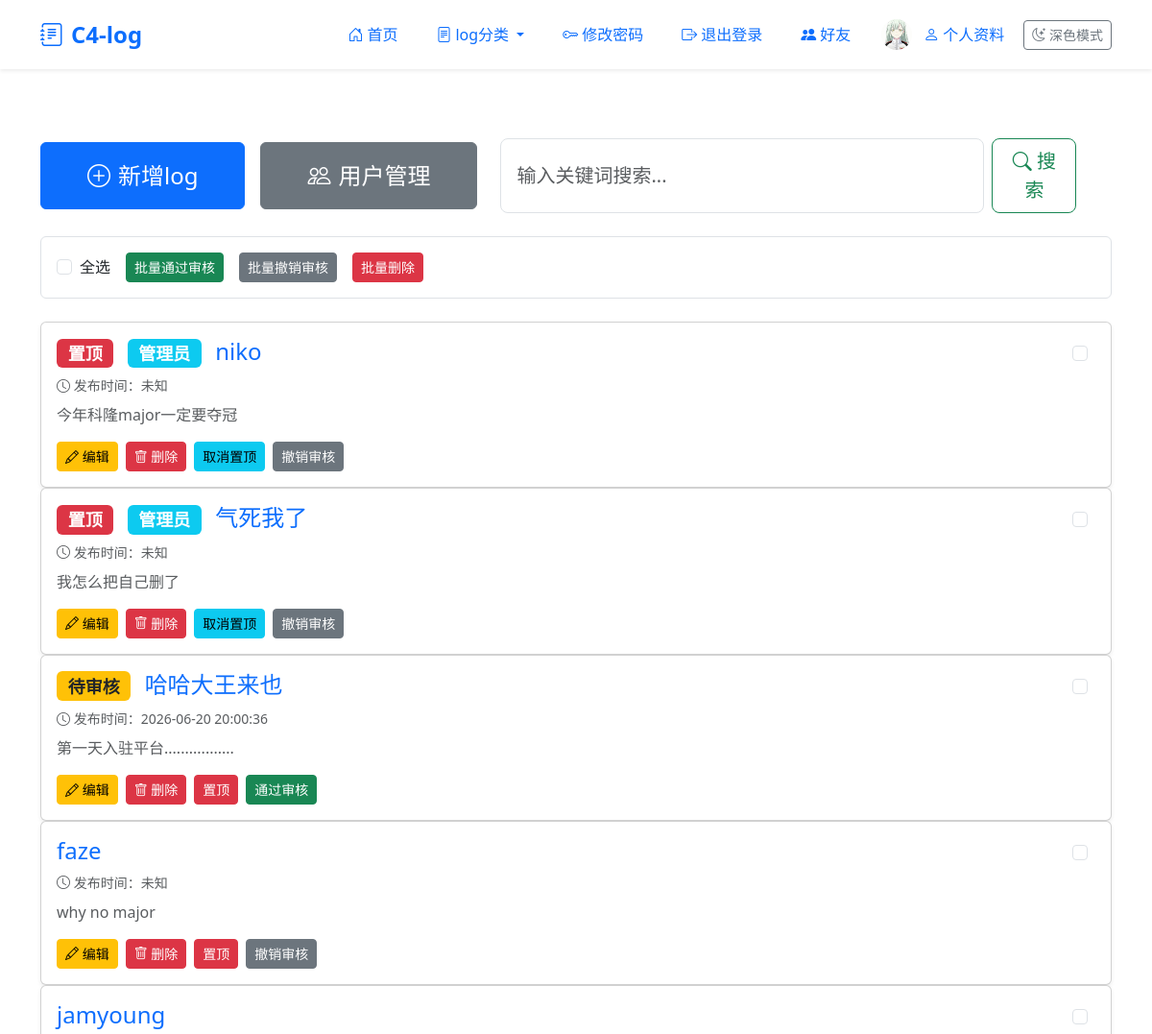
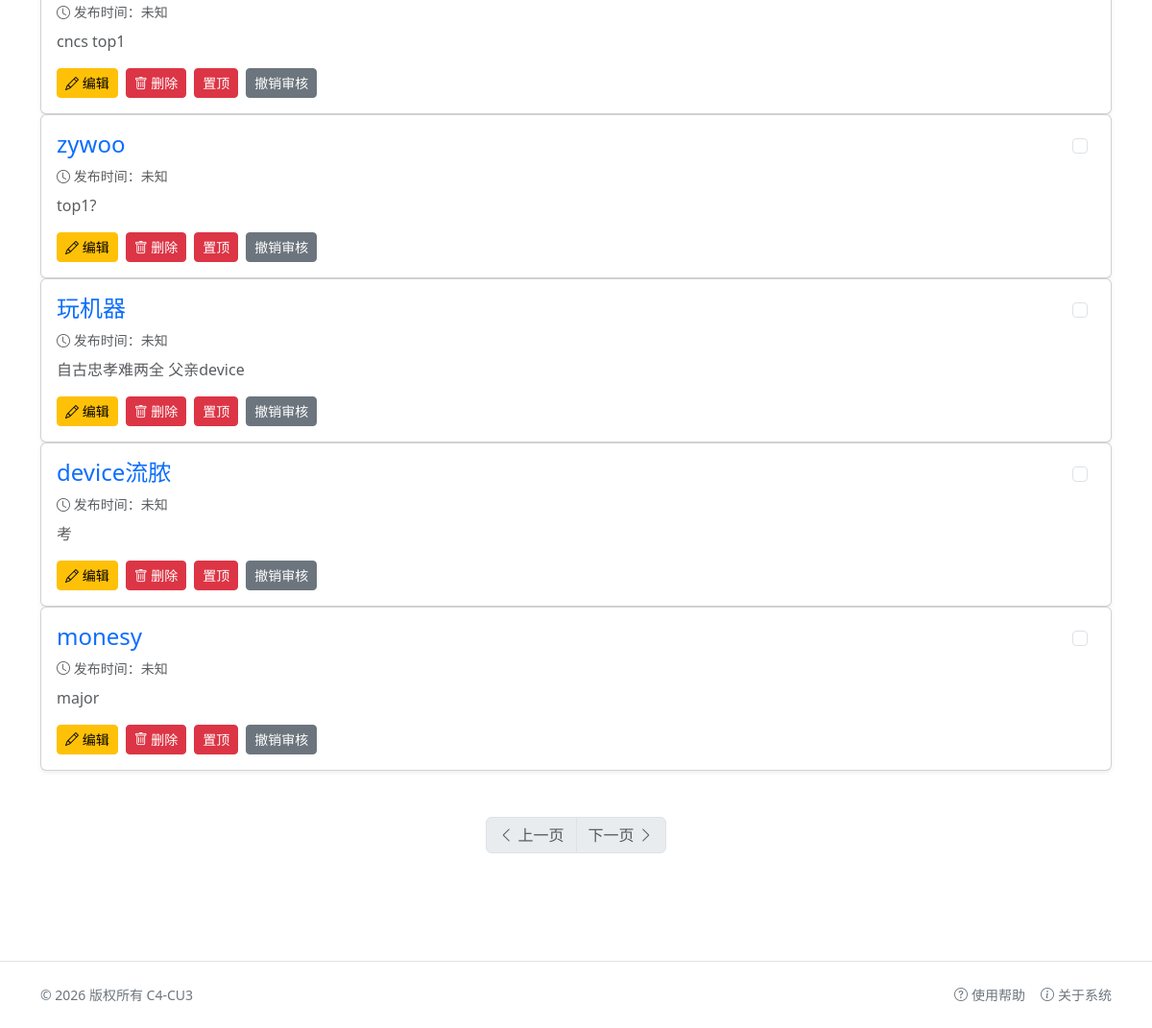
/c4-log/ (signed in), run on the app's committed database (2 pictures, top to bottom).
### tables this page shows
CREATE TABLE user(id integer primary key autoincrement, name, password, is_admin INTEGER DEFAULT 0, email TEXT, email_code TEXT, email_expire INTEGER, avatar TEXT DEFAULT '', reset_token TEXT DEFAULT NULL, reset_expire TEXT DEFAULT NULL);

CREATE TABLE blog(id integer primary key autoincrement, title, content,uid interger, is_top INTEGER DEFAULT 0, is_review INTEGER DEFAULT 0, create_time TEXT DEFAULT '', istop INTEGER DEFAULT 0, isreview INTEGER DEFAULT 1, category TEXT DEFAULT '默认随笔');

### controller_blog.py (the view, shortened to what this page needs)
@controller_blog.route('/')
def index():
    args = request.args
    key = args.get("key", "")
    page = int(args.get("page", "1"))
    if page < 1:
        page = 1
    number_per_page = 10
    offset = (page - 1) * number_per_page
    limit = number_per_page
    key1 = f"%{key}%"
    key2 = f"%{key}%"
    is_login = 'uid' in session
    is_admin = False
    if is_login:
        user_row = db.query_sql("SELECT is_admin FROM user WHERE id = ?", [session["uid"]])
        if user_row and user_row[0][0] == 1:
            is_admin = True
    if is_admin:
        sql_count = "SELECT count(*) FROM blog WHERE title LIKE ? OR content LIKE ?"
        sql_list = """
        SELECT id,title,content,uid,istop,isreview,create_time
        FROM blog
        WHERE (title LIKE ? OR content LIKE ?)
        ORDER BY istop DESC, isreview ASC, id DESC
        LIMIT ?,?
        """
        count_params = [key1, key2]
        list_params = [key1, key2, offset, limit]
    total_count = db.query_sql(sql_count, count_params)
    total_count = total_count[0][0] if total_count else 0
    total_page = (total_count + number_per_page - 1) // number_per_page
    if page > total_page and total_page > 0:
        page = total_page
    blogs = db.query_sql(sql_list, list_params)
    return render_template(
        "index.html",
        blogs=blogs,
        page=page,
        total_page=total_page,
        total_count=total_count,
        is_login=is_login,
        is_admin=is_admin
    )

### app.py (called while the page is built)
@app.context_processor
def inject_now():
    return {'now': datetime.now()}

@app.context_processor
def inject_user_info():
    is_login = 'uid' in session
    is_admin = False
    if is_login:
        import db
        user = db.query_sql("select is_admin from user where id = ?", [session['uid']])
        is_admin = user[0][0] if user else False
    return {'now': datetime.now(), 'is_login': is_login, 'is_admin': is_admin}

@app.context_processor
def inject_user_info():
    is_login = "uid" in session
    is_admin = False
    if is_login:
        import db
        res = db.query_sql("SELECT is_admin FROM user WHERE id = ?", [session["uid"]])
        if res and res[0][0] == 1:
            is_admin = True
    return {"now": datetime.now(), "is_login": is_login, "is_admin": is_admin}

@app.context_processor
def inject_user():
    user_info = None
    if "uid" in session:
        res = db.query_sql("SELECT avatar, name FROM user WHERE id = ?", [session["uid"]])
        if res:
            avatar = res[0][0]
            name = res[0][1]
            user_info = {
                "avatar": avatar,
                "name": name
            }
    return dict(user_info=user_info)

### db.py (called while the page is built)
def query_sql(sql,param=[]):
    conn = sqlite3.connect("blog.db")
    cur = conn.cursor()
    cur.execute(sql, param)
    data = cur.fetchall()
    cur.close()
    conn.close()
    return data

### templates/index.html (shortened to what this page needs)
{% extends 'layout.html' %}
{% block content %}
<div class="mt-4 mb-4 d-flex flex-wrap align-items-center gap-4">
    {% if session.get('uid') %}
    <div class="d-flex gap-3 flex-wrap">
        <a href="{{url_for('c4-log.add')}}" class="btn btn-primary fs-4 px-5 py-3">
            <i class="bi bi-plus-circle me-2"></i>新增log
        </a>
        {% if session['uid'] == 7 or is_admin %}
        <a href="{{url_for('user.user_list')}}" class="btn btn-secondary fs-4 px-5 py-3">
            <i class="bi bi-people me-2"></i>用户管理
        </a>
        {% endif %}
        {% endif %}
    </div>
    <div style="min-width: 320px; flex:1; max-width:600px;">
        <form action="{{url_for('c4-log.index')}}" method="get" class="d-flex gap-2">
            <input type="text" name="key" class="form-control form-control-lg" placeholder="输入关键词搜索..." aria-label="search" value="{{ request.args.get('key', '') }}">
            <button type="submit" class="btn btn-outline-success btn-lg">
                <i class="bi bi-search"></i> 搜索
            </button>
        </form>
    </div>
</div>
{% if is_admin %}
<form id="batchForm" action="{{url_for('c4-log.batch_operate')}}" method="post" class="mb-4 p-3 border rounded bg-body text-body border-subtle">    <input type="hidden" name="op_type" id="actionType">
    <div class="d-flex gap-3 align-items-center flex-wrap">
        <div class="form-check">
            <input class="form-check-input" type="checkbox" id="checkAll">
            <label class="form-check-label" for="checkAll">全选</label>
        </div>
        <button class="btn btn-sm btn-success" onclick="setAction('batch_review')">批量通过审核</button>
        <button class="btn btn-sm btn-secondary" onclick="setAction('batch_unreview')">批量撤销审核</button>
        <button class="btn btn-sm btn-danger" onclick="return confirm('确定批量删除选中日志？') && setAction('batch_delete')">批量删除</button>
    </div>
</form>
{% endif %}
{% for blog in blogs %}
<div class="col-12">
    <div class="card shadow-sm">
        <div class="card-body d-flex justify-content-between align-items-start gap-4">
            <div class="flex-grow-1">
                <h3 class="card-title h4">
                    {% if blog[4] == 1 %}
                        <span class="badge bg-danger me-2">置顶</span>
                    {% endif %}
                    {% if blog[5] == 0 %}
                        <span class="badge bg-warning text-dark me-2">待审核</span>
                    {% endif %}
                    {% if blog[3] == 7 or (is_admin and blog[3] == session.uid) %}
                        <span class="badge bg-info text-white me-2">管理员</span>
                    {% endif %}
                    <a href="{{url_for('c4-log.detail', blog_id=blog[0])}}" class="text-decoration-none link-primary">
                        {{blog[1]}}
                    </a>
                </h3>
                <p class="text-muted small mb-2">
                    <i class="bi bi-clock"></i> 发布时间：{{ blog[6] or '未知' }}
                </p>
                <p class="card-text text-muted">{{blog[2]|truncate(200)}}</p>
                {% if session.get('uid') %}
                <div class="d-flex gap-2 mt-3">
                    {% if blog[3] == session.uid or is_admin %}
                    <a href="{{url_for('c4-log.edit', id=blog[0])}}" class="btn btn-sm btn-warning">
                        <i class="bi bi-pencil"></i> 编辑
                    </a>
                    <a href="{{url_for('c4-log.delete', id=blog[0])}}" class="btn btn-sm btn-danger" onclick="return confirm('确定要删除这条log吗？')">
                        <i class="bi bi-trash"></i> 删除
                    </a>
                    {% endif %}
                    {% if is_admin %}
                        {% if blog[4] == 1 %}
                            <a href="{{url_for('c4-log.untop_blog', blog_id=blog[0])}}" class="btn btn-sm btn-info">取消置顶</a>
                        {% else %}
                            <a href="{{url_for('c4-log.top_blog', blog_id=blog[0])}}" class="btn btn-sm btn-danger">置顶</a>
                        {% endif %}
                        {% if blog[5] == 0 %}
                            <a href="{{url_for('c4-log.review_blog', blog_id=blog[0])}}" class="btn btn-sm btn-success">通过审核</a>
                        {% else %}
                            <a href="{{url_for('c4-log.unreview_blog', blog_id=blog[0])}}" class="btn btn-sm btn-secondary">撤销审核</a>
                        {% endif %}
                    {% endif %}
                </div>
                {% endif %}
            </div>
            {% if is_admin %}
            <div class="form-check mt-1">
                <input class="form-check-input blog-checkbox" type="checkbox" value="{{ blog[0] }}">
            </div>
            {% endif %}
        </div>
    </div>
</div>
{% else %}
<div class="col-12 text-center py-5 text-muted">
    <i class="bi bi-inbox fs-3"></i>
    <p class="mt-2">暂无log数据</p>
{% endfor %}
<nav class="mt-5 d-flex justify-content-center">
    <ul class="pagination">
        {% if page > 1 %}
        <li class="page-item">
            <a class="page-link" href="{{url_for('c4-log.index', page=page-1, key=request.args.get('key', ''))}}">
                <i class="bi bi-chevron-left"></i> 上一页
            </a>
        </li>
        {% else %}
        <li class="page-item disabled">
            <span class="page-link">
                <i class="bi bi-chevron-left"></i> 上一页
            </span>
        </li>
        {% endif %}
        {% if page < total_page %}
        <li class="page-item">
            <a class="page-link" href="{{url_for('c4-log.index', page=page+1, key=request.args.get('key', ''))}}">
                下一页 <i class="bi bi-chevron-right"></i>
            </a>
        </li>
        {% else %}
        <li class="page-item disabled">
            <span class="page-link">
                下一页 <i class="bi bi-chevron-right"></i>
            </span>
        </li>
        {% endif %}
    </ul>
</nav>
<link href="https://cdn.jsdelivr.net/npm/bootstrap@5.3.0/dist/css/bootstrap.min.css" rel="stylesheet">
<link rel="stylesheet" href="https://cdn.jsdelivr.net/npm/bootstrap-icons@1.11.3/font/bootstrap-icons.min.css">
{% endblock %}

### templates/layout.html (shortened to what this page needs)
{% block head %}
<!DOCTYPE html>
<html lang="zh-CN" data-bs-theme="light">
<head>
    <link href="https://cdn.jsdelivr.net/npm/bootstrap@5.3.0/dist/css/bootstrap.min.css" rel="stylesheet">
    <link rel="stylesheet" href="https://cdn.jsdelivr.net/npm/bootstrap-icons@1.11.3/font/bootstrap-icons.min.css">
</head>
<body>
    <header class="navbar navbar-expand-lg sticky-top shadow-sm bg-body">
        <div class="container">
            <a class="navbar-brand fw-bold text-primary fs-4" href="{{url_for('c4-log.index')}}">
                <i class="bi bi-journal-text me-2"></i>C4-log
            </a>
            <div class="collapse navbar-collapse" id="navbarNav">
                <div class="d-flex flex-wrap gap-2 align-items-center ms-auto">
                    <a href="{{url_for('c4-log.index')}}" class="px-3 py-2 text-decoration-none nav-btn">
                        <i class="bi bi-house-door me-1"></i>首页
                    </a>
                    <div class="dropdown nav-btn">
                        <a class="px-3 py-2 text-decoration-none dropdown-toggle" href="#" role="button"
                           data-bs-toggle="dropdown" aria-expanded="false">
                            <i class="bi bi-file-text me-1"></i>log分类
                        </a>
                    </div>
                    {% if session.get('uid') %}
                        {% if request.endpoint not in ['user.login', 'user.register'] %}
                            <a href="{{url_for('user.change_password')}}" class="px-3 py-2 text-decoration-none nav-btn">
                                <i class="bi bi-key me-1"></i>修改密码
                            </a>
                            <a href="{{url_for('user.logout')}}" class="px-3 py-2 text-decoration-none nav-btn">
                                <i class="bi bi-box-arrow-right me-1"></i>退出登录
                            </a>
                        {% endif %}
                        <a href="{{url_for('user.friend')}}" class="px-3 py-2 text-decoration-none nav-btn">
                            <i class="bi bi-people-fill me-1"></i>好友
                        </a>
                        {% if user_info %}
                        <div class="d-flex align-items-center nav-btn px-2 py-2">
                            {% if user_info.avatar %}
                                <img src="{{ url_for('static', filename=user_info.avatar) }}"
                                     class="rounded-circle me-2" width="32" height="32"
                                     style="object-fit:cover;" alt="用户头像">
                            {% else %}
                                <span class="rounded-circle bg-secondary text-white d-inline-flex
                                           align-items-center justify-content-center me-2 user-avatar-placeholder">
                                    {{ user_info.name[0] if user_info.name else '未' }}
                                </span>
                            {% endif %}
                            <a href="{{url_for('user.profile')}}" class="px-1 py-2 text-decoration-none nav-btn">
                                <i class="bi bi-person me-1"></i>个人资料
                            </a>
                        </div>
                        {% endif %}
                    {% endif %}
                    <button id="switchTheme" class="btn btn-outline-secondary btn-sm">
                    </button>
                </div>
            </div>
        </div>
    </header>
    <main class="container py-5">
      {% block content %}{% endblock %}
    </main>
    <footer class="py-4 mt-5 border-top bg-body">
        <div class="container d-flex flex-md-row flex-column justify-content-between
                    align-items-center gap-3">
            <span class="text-secondary small">© 2026 版权所有 C4-CU3</span>
            <div class="d-flex gap-3">
                <a href="{{url_for('c4-log.help')}}" class="text-secondary text-decoration-none small">
                    <i class="bi bi-question-circle me-1"></i>使用帮助
                </a>
                <a href="{{url_for('c4-log.about')}}" class="text-secondary text-decoration-none small">
                    <i class="bi bi-info-circle me-1"></i>关于系统
                </a>
            </div>
        </div>
    </footer>
</body>
</html>
{% endblock %}

### templates/layout.html (style rules this page uses)
body { min-height: 100vh; display: flex; flex-direction: column; transition: background-color 0.3s ease; }
main { flex-grow: 1; }
.nav-btn { transition: all 0.2s ease; }

### data on the page
user: avatar (picture)
blog: istop "置顶", uid "管理员", title "niko", create_time "未知", content "今年科隆major一定要夺冠"
blog: istop "置顶", uid "管理员", title "气死我了", create_time "未知", content "我怎么把自己删了"
blog: isreview "待审核", title "哈哈大王来也", create_time "2026-06-20 20:00:36", content "第一天入驻平台................."
blog: title "faze", create_time "未知", content "why no major"
blog: title "jamyoung", create_time "未知", content "cncs top1"
blog: title "zywoo", create_time "未知", content "top1?"
blog: title "玩机器", create_time "未知", content "自古忠孝难两全 父亲device"
blog: title "device流脓", create_time "未知", content "考"
blog: title "monesy", create_time "未知", content "major"
